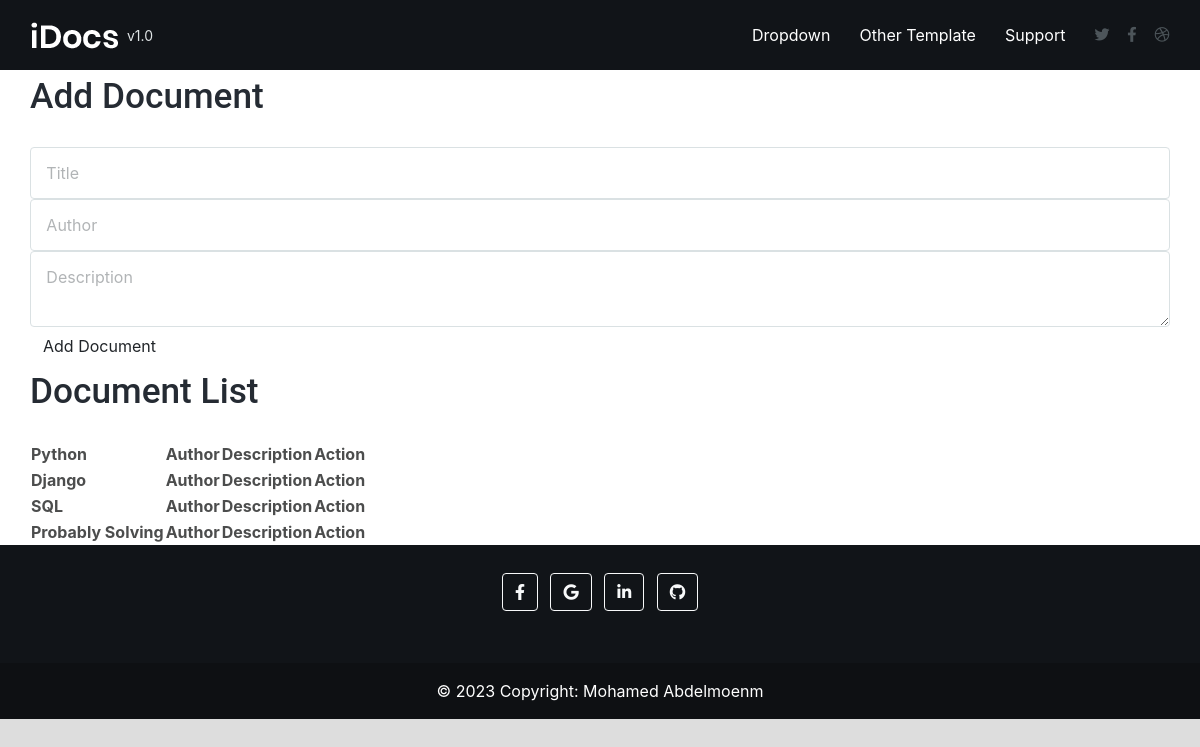
/dashboard/, run on the app's committed database.
### docs_app/models.py (models this page shows, shortened)
class Category(models.Model):
    name = models.CharField(_('Name'),max_length=100)
    intro = RichTextField(_('Intro'))
    author = models.ForeignKey(User, on_delete=models.SET_NULL, null=True, related_name='category_author', verbose_name=_('Author'))
    created_at = models.DateTimeField(_('Created AT'),default= timezone.now)

### docs_app/views.py (the view)
# urls.py: path('dashboard/', Dashboard_List_Category.as_view(), name='list_category'),
class Dashboard_List_Category(ListView):
    model = Category
    template_name = 'doc/dashboard.html'

### docs_app/templates/doc/dashboard.html
{% extends "base.html" %}
{% block body %}
<main>
    <div class="container">
        <div class="add-form">
            <h2>Add Document</h2>
            <form>
                <input type="text" placeholder="Title" class="form-control">
                <input type="text" placeholder="Author" class="form-control">
                <textarea placeholder="Description" class="form-control"></textarea>
                <button class="btn">Add Document</button>
            </form>
        </div>
        <div class="document-list">
            <h2>Document List</h2>
            <table>
                <tbody>
                    {% for category in category_list %}
                    <tr>
                        <th>{{category.name}}</th>
                        <th>Author</th>
                        <th>Description</th>
                        <th>Action</th>
                    </tr>
                    {% endfor %}
                </tbody>
            </table>
        </div>
    </div>
</main>
{% endblock body%}

### docs_app/static/assets/css/stylesheet.css (style rules this page uses)
body, html { height: 100%; }
body { background: #dddddd; color: #4c4d4d; }
form { padding: 0; margin: 0; display: inline; }
h1, h2, h3, h4, h5, h6 { color: #252b33; line-height: 1.5; margin: 0 0 1.5rem 0; font-family: Roboto, sans-serif; }
h2 { font-size: 2.2rem; }
@media (min-width: 1200px) { .container { max-width: 1170px !important; } }
.form-control, .custom-select { border-color: #dae1e3; font-size: 16px; color: #656565; }
.form-control:not(.form-control-sm) { padding: .810rem .96rem; height: inherit; }

### data on the page
Category: name "Python"
Category: name "Django"
Category: name "SQL"
Category: name "Probably Solving"
